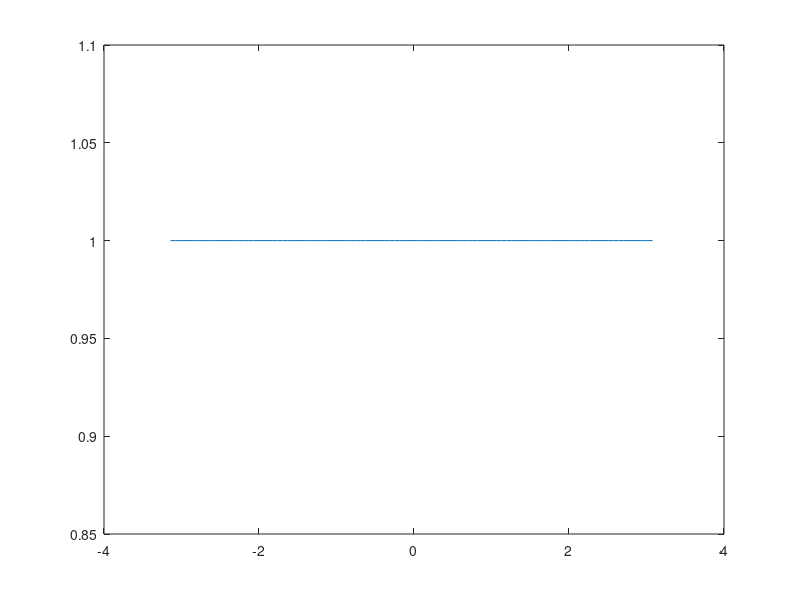

Recreate this plot in MATLAB.
N = 100;
k = N/2;
x = zeros(1, N);
x(k) = 1;
X = fft(x);
w = -pi : (2*pi)/N : pi - (2*pi)/N;
figure;
plot(w, abs(fftshift(X)));
